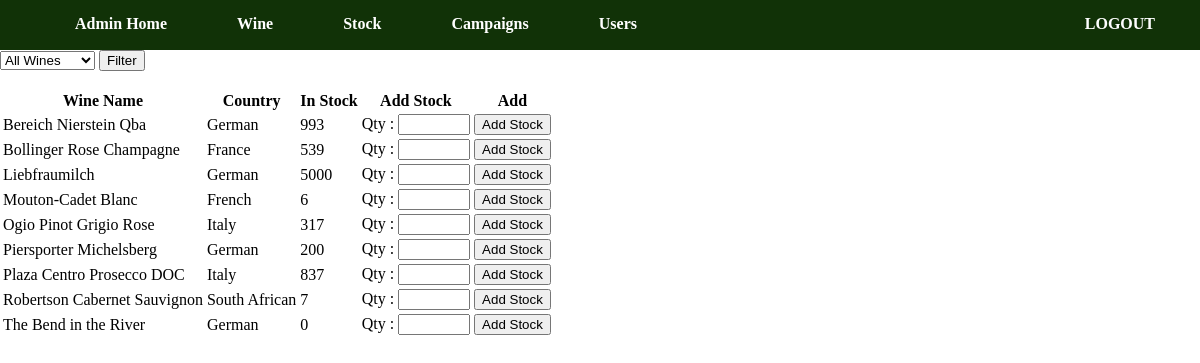
The page /admin/aStock.php (signed in) on the database its author committed.
### tables this page shows
CREATE TABLE IF NOT EXISTS `wine` (
  `wine_id` int(11) NOT NULL,
  `wine_name` varchar(100) NOT NULL,
  `country` varchar(100) NOT NULL,
  `bottle_size` int(11) DEFAULT NULL,
  `description` longtext,
  `price_per_bottle` double(10,2) NOT NULL,
  `bottles_per_case` int(11) NOT NULL,
  `asset_link` varchar(255) DEFAULT NULL,
  `category_id_fk` int(11) NOT NULL
);

CREATE TABLE IF NOT EXISTS `stock_hold` (
  `stock_hold_id` int(11) NOT NULL,
  `quantity` int(11) NOT NULL DEFAULT '0',
  `wine_id_fk` int(11) NOT NULL
);

### Database/db_Read.php (called while the page is built, shortened)
<?php
    function readQC($_q, $_c)
    {
        global $pdo;
        $statement = $pdo->prepare($_q);
        $statement->execute();
        $result = $statement->fetchAll(PDO::FETCH_CLASS, $_c);
        return $result;
    }
    function getAllWines() {
        $q = "SELECT * FROM wine, category, stock_hold WHERE stock_hold.wine_id_fk = wine.wine_id AND  wine.category_id_fk = category.category_id ORDER BY wine_name ASC";
        $c = 'Wine';
        return readQC($q, $c);
    }
?>

### admin/Controllers/aStock_controller.php (called while the page is built, shortened)
<?php
require_once ("../Model/m_wine.php");
if (isset($_GET["aCode"]) && $_GET["aCode"] == "filter" && $_GET["wine_type"] != "all") {
    $accessWines = [];
    $accessWines = getAllWinesByCategory($_GET["wine_type"]);
    $message = "You selection has now been filtered.";
} else {
    $accessWines = getAllWines();
}
?>

### Model/m_wine.php (called while the page is built, shortened)
<?php
    class Wine implements JsonSerializable {
        function __get($name) {
            return $this->$name;
        }
    }
?>

### admin/aStock.php (the view, shortened to what this page needs)
<?php require_once ('Includes/header.php'); ?>
<?php require_once ('Controllers/aStock_controller.php'); ?>
    <form method="get" action="aWine.php">
        <select name="wine_type">
            <option name="wine_type" value="all">All Wines</option>
        </select>
        <input type="submit" value="Filter"/>
    </form>
    <br>
    <table>
        <tr>
            <th>Wine Name</th>
            <th>Country</th>
            <th>In Stock</th>
            <th>Add Stock</th>
            <th>Add</th>
        </tr>
        <?php foreach ($accessWines as $wine): ?>
            <tr>
                <td><?= $wine->wine_name ?></td>
                <td><?= $wine->country ?></td>
                <td><?= $wine->quantity ?></td>
                <form method="POST" action="aStock.php">
                    <td>Qty : <input type="number" name="quantity" min="0" max="9999" step="1" ></td>
                    <td><input type="submit" value="Add Stock"></td>
                </form>
            </tr>
        <?php endforeach; ?>
    </table>
<?php require_once ('Includes/footer.php'); ?>

### Style/main.css (style rules this page uses)
* { box-sizing: border-box; }
body { width: 100%; height: 100%; margin: 0px; padding: 0px; }

### rows shown on the page
wine: wine_name "Bereich Nierstein Qba", country "German", stock_hold.quantity "993"
wine: wine_name "Bollinger Rose Champagne", country "France", stock_hold.quantity "539"
wine: wine_name "Liebfraumilch", country "German", stock_hold.quantity "5000"
wine: wine_name "Mouton-Cadet Blanc", country "French", stock_hold.quantity "6"
wine: wine_name "Ogio Pinot Grigio Rose", country "Italy", stock_hold.quantity "317"
wine: wine_name "Piersporter Michelsberg", country "German", stock_hold.quantity "200"
wine: wine_name "Plaza Centro Prosecco DOC", country "Italy", stock_hold.quantity "837"
wine: wine_name "Robertson Cabernet Sauvignon", country "South African", stock_hold.quantity "7"
wine: wine_name "The Bend in the River", country "German", stock_hold.quantity "0"
